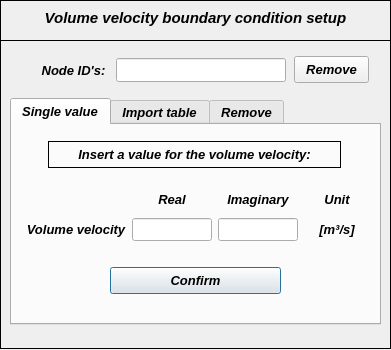
<?xml version="1.0" encoding="UTF-8"?>
<ui version="4.0">
 <class>Dialog</class>
 <widget class="QDialog" name="Dialog">
  <property name="windowModality">
   <enum>Qt::NonModal</enum>
  </property>
  <property name="geometry">
   <rect>
    <x>0</x>
    <y>0</y>
    <width>391</width>
    <height>350</height>
   </rect>
  </property>
  <property name="sizePolicy">
   <sizepolicy hsizetype="Fixed" vsizetype="Fixed">
    <horstretch>0</horstretch>
    <verstretch>0</verstretch>
   </sizepolicy>
  </property>
  <property name="minimumSize">
   <size>
    <width>391</width>
    <height>350</height>
   </size>
  </property>
  <property name="maximumSize">
   <size>
    <width>391</width>
    <height>350</height>
   </size>
  </property>
  <property name="contextMenuPolicy">
   <enum>Qt::DefaultContextMenu</enum>
  </property>
  <property name="windowTitle">
   <string> Set: Volume Velocity</string>
  </property>
  <property name="windowIcon">
   <iconset>
    <normaloff>../../../../../../Downloads/load - Copia.png</normaloff>../../../../../../Downloads/load - Copia.png</iconset>
  </property>
  <property name="whatsThis">
   <string/>
  </property>
  <widget class="QWidget" name="widget" native="true">
   <property name="geometry">
    <rect>
     <x>0</x>
     <y>0</y>
     <width>391</width>
     <height>353</height>
    </rect>
   </property>
   <property name="font">
    <font>
     <kerning>true</kerning>
    </font>
   </property>
   <widget class="QFrame" name="frame">
    <property name="geometry">
     <rect>
      <x>0</x>
      <y>0</y>
      <width>391</width>
      <height>41</height>
     </rect>
    </property>
    <property name="frameShape">
     <enum>QFrame::Box</enum>
    </property>
    <property name="frameShadow">
     <enum>QFrame::Plain</enum>
    </property>
    <property name="lineWidth">
     <number>1</number>
    </property>
    <widget class="QLabel" name="label">
     <property name="geometry">
      <rect>
       <x>10</x>
       <y>10</y>
       <width>371</width>
       <height>16</height>
      </rect>
     </property>
     <property name="font">
      <font>
       <family>Arial</family>
       <pointsize>11</pointsize>
       <weight>75</weight>
       <italic>true</italic>
       <bold>true</bold>
      </font>
     </property>
     <property name="text">
      <string>Volume velocity boundary condition setup</string>
     </property>
     <property name="textFormat">
      <enum>Qt::AutoText</enum>
     </property>
     <property name="alignment">
      <set>Qt::AlignCenter</set>
     </property>
    </widget>
   </widget>
   <widget class="QFrame" name="frame_2">
    <property name="geometry">
     <rect>
      <x>0</x>
      <y>40</y>
      <width>391</width>
      <height>309</height>
     </rect>
    </property>
    <property name="frameShape">
     <enum>QFrame::Box</enum>
    </property>
    <property name="frameShadow">
     <enum>QFrame::Plain</enum>
    </property>
    <widget class="QWidget" name="verticalLayoutWidget">
     <property name="geometry">
      <rect>
       <x>34</x>
       <y>19</y>
       <width>79</width>
       <height>23</height>
      </rect>
     </property>
     <layout class="QVBoxLayout" name="verticalLayout">
      <item>
       <widget class="QLabel" name="label_2">
        <property name="font">
         <font>
          <family>Arial</family>
          <pointsize>10</pointsize>
          <weight>75</weight>
          <italic>true</italic>
          <bold>true</bold>
         </font>
        </property>
        <property name="text">
         <string>Node ID's:</string>
        </property>
        <property name="alignment">
         <set>Qt::AlignCenter</set>
        </property>
       </widget>
      </item>
     </layout>
    </widget>
    <widget class="QTabWidget" name="tabWidget_volume_velocity">
     <property name="geometry">
      <rect>
       <x>10</x>
       <y>58</y>
       <width>371</width>
       <height>227</height>
      </rect>
     </property>
     <property name="minimumSize">
      <size>
       <width>0</width>
       <height>227</height>
      </size>
     </property>
     <property name="maximumSize">
      <size>
       <width>16777215</width>
       <height>227</height>
      </size>
     </property>
     <property name="font">
      <font>
       <family>Arial</family>
       <pointsize>10</pointsize>
       <weight>75</weight>
       <italic>true</italic>
       <bold>true</bold>
      </font>
     </property>
     <property name="currentIndex">
      <number>0</number>
     </property>
     <widget class="QWidget" name="tab_single_values">
      <attribute name="title">
       <string>Single value</string>
      </attribute>
      <widget class="QWidget" name="gridLayoutWidget">
       <property name="geometry">
        <rect>
         <x>14</x>
         <y>62</y>
         <width>344</width>
         <height>61</height>
        </rect>
       </property>
       <layout class="QGridLayout" name="gridLayout">
        <item row="1" column="2">
         <widget class="QLineEdit" name="lineEdit_volume_velocity_imag">
          <property name="minimumSize">
           <size>
            <width>80</width>
            <height>0</height>
           </size>
          </property>
          <property name="maximumSize">
           <size>
            <width>80</width>
            <height>16777215</height>
           </size>
          </property>
          <property name="font">
           <font>
            <family>Arial</family>
            <pointsize>10</pointsize>
            <weight>75</weight>
            <italic>true</italic>
            <bold>true</bold>
           </font>
          </property>
          <property name="text">
           <string/>
          </property>
          <property name="alignment">
           <set>Qt::AlignCenter</set>
          </property>
         </widget>
        </item>
        <item row="1" column="1">
         <widget class="QLineEdit" name="lineEdit_volume_velocity_real">
          <property name="minimumSize">
           <size>
            <width>80</width>
            <height>0</height>
           </size>
          </property>
          <property name="maximumSize">
           <size>
            <width>80</width>
            <height>16777215</height>
           </size>
          </property>
          <property name="font">
           <font>
            <family>Arial</family>
            <pointsize>10</pointsize>
            <weight>75</weight>
            <italic>true</italic>
            <bold>true</bold>
           </font>
          </property>
          <property name="text">
           <string/>
          </property>
          <property name="alignment">
           <set>Qt::AlignCenter</set>
          </property>
         </widget>
        </item>
        <item row="1" column="3">
         <widget class="QLabel" name="label_13">
          <property name="minimumSize">
           <size>
            <width>40</width>
            <height>15</height>
           </size>
          </property>
          <property name="maximumSize">
           <size>
            <width>100</width>
            <height>15</height>
           </size>
          </property>
          <property name="font">
           <font>
            <family>Arial</family>
            <pointsize>10</pointsize>
            <italic>true</italic>
           </font>
          </property>
          <property name="text">
           <string>[m³/s]</string>
          </property>
          <property name="alignment">
           <set>Qt::AlignCenter</set>
          </property>
         </widget>
        </item>
        <item row="0" column="3">
         <widget class="QLabel" name="label_5">
          <property name="minimumSize">
           <size>
            <width>50</width>
            <height>15</height>
           </size>
          </property>
          <property name="maximumSize">
           <size>
            <width>16777215</width>
            <height>15</height>
           </size>
          </property>
          <property name="font">
           <font>
            <family>Arial</family>
            <pointsize>10</pointsize>
            <weight>75</weight>
            <italic>true</italic>
            <bold>true</bold>
           </font>
          </property>
          <property name="frameShape">
           <enum>QFrame::NoFrame</enum>
          </property>
          <property name="frameShadow">
           <enum>QFrame::Raised</enum>
          </property>
          <property name="text">
           <string>Unit</string>
          </property>
          <property name="alignment">
           <set>Qt::AlignCenter</set>
          </property>
         </widget>
        </item>
        <item row="0" column="2">
         <widget class="QLabel" name="label_8">
          <property name="minimumSize">
           <size>
            <width>0</width>
            <height>15</height>
           </size>
          </property>
          <property name="maximumSize">
           <size>
            <width>16777215</width>
            <height>15</height>
           </size>
          </property>
          <property name="font">
           <font>
            <family>Arial</family>
            <pointsize>10</pointsize>
            <weight>75</weight>
            <italic>true</italic>
            <bold>true</bold>
           </font>
          </property>
          <property name="frameShape">
           <enum>QFrame::NoFrame</enum>
          </property>
          <property name="frameShadow">
           <enum>QFrame::Raised</enum>
          </property>
          <property name="text">
           <string>Imaginary</string>
          </property>
          <property name="alignment">
           <set>Qt::AlignCenter</set>
          </property>
         </widget>
        </item>
        <item row="0" column="1">
         <widget class="QLabel" name="label_7">
          <property name="minimumSize">
           <size>
            <width>0</width>
            <height>15</height>
           </size>
          </property>
          <property name="maximumSize">
           <size>
            <width>16777215</width>
            <height>15</height>
           </size>
          </property>
          <property name="font">
           <font>
            <family>Arial</family>
            <pointsize>10</pointsize>
            <weight>75</weight>
            <italic>true</italic>
            <bold>true</bold>
           </font>
          </property>
          <property name="frameShape">
           <enum>QFrame::NoFrame</enum>
          </property>
          <property name="frameShadow">
           <enum>QFrame::Raised</enum>
          </property>
          <property name="text">
           <string>Real</string>
          </property>
          <property name="alignment">
           <set>Qt::AlignCenter</set>
          </property>
         </widget>
        </item>
        <item row="1" column="0">
         <widget class="QLabel" name="label_6">
          <property name="enabled">
           <bool>true</bool>
          </property>
          <property name="font">
           <font>
            <family>Arial</family>
            <pointsize>10</pointsize>
            <italic>true</italic>
           </font>
          </property>
          <property name="text">
           <string>Volume velocity</string>
          </property>
          <property name="alignment">
           <set>Qt::AlignCenter</set>
          </property>
         </widget>
        </item>
       </layout>
      </widget>
      <widget class="QPushButton" name="pushButton_single_values_confirm">
       <property name="geometry">
        <rect>
         <x>98</x>
         <y>142</y>
         <width>171</width>
         <height>27</height>
        </rect>
       </property>
       <property name="font">
        <font>
         <family>Arial</family>
         <pointsize>10</pointsize>
         <weight>75</weight>
         <italic>true</italic>
         <bold>true</bold>
        </font>
       </property>
       <property name="text">
        <string>Confirm</string>
       </property>
      </widget>
      <widget class="QLabel" name="label_20">
       <property name="enabled">
        <bool>true</bool>
       </property>
       <property name="geometry">
        <rect>
         <x>36</x>
         <y>16</y>
         <width>293</width>
         <height>27</height>
        </rect>
       </property>
       <property name="font">
        <font>
         <family>Arial</family>
         <pointsize>10</pointsize>
         <weight>75</weight>
         <italic>true</italic>
         <bold>true</bold>
        </font>
       </property>
       <property name="frameShape">
        <enum>QFrame::Box</enum>
       </property>
       <property name="text">
        <string>Insert a value for the volume velocity:</string>
       </property>
       <property name="alignment">
        <set>Qt::AlignCenter</set>
       </property>
      </widget>
     </widget>
     <widget class="QWidget" name="tab_table_values">
      <attribute name="title">
       <string>Import table</string>
      </attribute>
      <widget class="QToolButton" name="toolButton_load_table">
       <property name="enabled">
        <bool>true</bool>
       </property>
       <property name="geometry">
        <rect>
         <x>300</x>
         <y>86</y>
         <width>57</width>
         <height>25</height>
        </rect>
       </property>
       <property name="sizePolicy">
        <sizepolicy hsizetype="Expanding" vsizetype="Fixed">
         <horstretch>0</horstretch>
         <verstretch>0</verstretch>
        </sizepolicy>
       </property>
       <property name="font">
        <font>
         <family>Arial</family>
         <pointsize>10</pointsize>
         <weight>75</weight>
         <italic>true</italic>
         <bold>true</bold>
        </font>
       </property>
       <property name="text">
        <string>Search</string>
       </property>
       <property name="autoRaise">
        <bool>false</bool>
       </property>
       <property name="arrowType">
        <enum>Qt::NoArrow</enum>
       </property>
      </widget>
      <widget class="QLineEdit" name="line_load_table_path">
       <property name="enabled">
        <bool>true</bool>
       </property>
       <property name="geometry">
        <rect>
         <x>10</x>
         <y>88</y>
         <width>287</width>
         <height>22</height>
        </rect>
       </property>
       <property name="font">
        <font>
         <family>Arial</family>
         <pointsize>8</pointsize>
         <weight>50</weight>
         <italic>false</italic>
         <bold>false</bold>
        </font>
       </property>
       <property name="alignment">
        <set>Qt::AlignCenter</set>
       </property>
      </widget>
      <widget class="QPushButton" name="pushButton_table_values_confirm">
       <property name="geometry">
        <rect>
         <x>98</x>
         <y>132</y>
         <width>171</width>
         <height>27</height>
        </rect>
       </property>
       <property name="font">
        <font>
         <family>Arial</family>
         <pointsize>10</pointsize>
         <weight>75</weight>
         <italic>true</italic>
         <bold>true</bold>
        </font>
       </property>
       <property name="text">
        <string>Confirm</string>
       </property>
      </widget>
      <widget class="QLabel" name="label_19">
       <property name="enabled">
        <bool>true</bool>
       </property>
       <property name="geometry">
        <rect>
         <x>36</x>
         <y>26</y>
         <width>293</width>
         <height>27</height>
        </rect>
       </property>
       <property name="font">
        <font>
         <family>Arial</family>
         <pointsize>10</pointsize>
         <weight>75</weight>
         <italic>true</italic>
         <bold>true</bold>
        </font>
       </property>
       <property name="frameShape">
        <enum>QFrame::Box</enum>
       </property>
       <property name="text">
        <string>Select a table of values to be imported:</string>
       </property>
       <property name="alignment">
        <set>Qt::AlignCenter</set>
       </property>
      </widget>
     </widget>
     <widget class="QWidget" name="tab">
      <attribute name="title">
       <string>Remove</string>
      </attribute>
      <widget class="QLabel" name="label_29">
       <property name="geometry">
        <rect>
         <x>30</x>
         <y>8</y>
         <width>305</width>
         <height>27</height>
        </rect>
       </property>
       <property name="font">
        <font>
         <family>Arial</family>
         <pointsize>10</pointsize>
         <weight>75</weight>
         <italic>true</italic>
         <bold>true</bold>
        </font>
       </property>
       <property name="frameShape">
        <enum>QFrame::Box</enum>
       </property>
       <property name="text">
        <string>Select a node to remove the acoustic presure:</string>
       </property>
       <property name="textFormat">
        <enum>Qt::AutoText</enum>
       </property>
       <property name="alignment">
        <set>Qt::AlignCenter</set>
       </property>
      </widget>
      <widget class="QPushButton" name="pushButton_remove_bc_confirm_2">
       <property name="geometry">
        <rect>
         <x>144</x>
         <y>166</y>
         <width>75</width>
         <height>27</height>
        </rect>
       </property>
       <property name="minimumSize">
        <size>
         <width>0</width>
         <height>27</height>
        </size>
       </property>
       <property name="maximumSize">
        <size>
         <width>16777215</width>
         <height>26</height>
        </size>
       </property>
       <property name="font">
        <font>
         <family>Arial</family>
         <pointsize>10</pointsize>
         <weight>75</weight>
         <italic>true</italic>
         <bold>true</bold>
        </font>
       </property>
       <property name="text">
        <string>Remove</string>
       </property>
      </widget>
      <widget class="QTreeWidget" name="treeWidget_volume_velocity">
       <property name="geometry">
        <rect>
         <x>42</x>
         <y>40</y>
         <width>280</width>
         <height>120</height>
        </rect>
       </property>
       <property name="minimumSize">
        <size>
         <width>280</width>
         <height>120</height>
        </size>
       </property>
       <property name="maximumSize">
        <size>
         <width>280</width>
         <height>120</height>
        </size>
       </property>
       <property name="font">
        <font>
         <family>Arial</family>
         <italic>true</italic>
        </font>
       </property>
       <column>
        <property name="text">
         <string>Nodes</string>
        </property>
       </column>
       <column>
        <property name="text">
         <string>Values</string>
        </property>
       </column>
      </widget>
     </widget>
    </widget>
    <widget class="QLineEdit" name="lineEdit_nodeID">
     <property name="geometry">
      <rect>
       <x>116</x>
       <y>18</y>
       <width>170</width>
       <height>24</height>
      </rect>
     </property>
     <property name="minimumSize">
      <size>
       <width>170</width>
       <height>0</height>
      </size>
     </property>
     <property name="maximumSize">
      <size>
       <width>170</width>
       <height>16777215</height>
      </size>
     </property>
     <property name="font">
      <font>
       <family>Arial</family>
       <pointsize>10</pointsize>
       <weight>75</weight>
       <italic>true</italic>
       <bold>true</bold>
      </font>
     </property>
     <property name="focusPolicy">
      <enum>Qt::ClickFocus</enum>
     </property>
     <property name="text">
      <string/>
     </property>
     <property name="alignment">
      <set>Qt::AlignCenter</set>
     </property>
    </widget>
    <widget class="QPushButton" name="pushButton_remove_bc_confirm">
     <property name="geometry">
      <rect>
       <x>294</x>
       <y>16</y>
       <width>75</width>
       <height>27</height>
      </rect>
     </property>
     <property name="minimumSize">
      <size>
       <width>0</width>
       <height>27</height>
      </size>
     </property>
     <property name="maximumSize">
      <size>
       <width>16777215</width>
       <height>26</height>
      </size>
     </property>
     <property name="font">
      <font>
       <family>Arial</family>
       <pointsize>10</pointsize>
       <weight>75</weight>
       <italic>true</italic>
       <bold>true</bold>
      </font>
     </property>
     <property name="text">
      <string>Remove</string>
     </property>
    </widget>
   </widget>
  </widget>
 </widget>
 <tabstops>
  <tabstop>tabWidget_volume_velocity</tabstop>
  <tabstop>lineEdit_volume_velocity_real</tabstop>
  <tabstop>lineEdit_volume_velocity_imag</tabstop>
  <tabstop>pushButton_single_values_confirm</tabstop>
  <tabstop>line_load_table_path</tabstop>
  <tabstop>toolButton_load_table</tabstop>
 </tabstops>
 <resources/>
 <connections/>
</ui>
